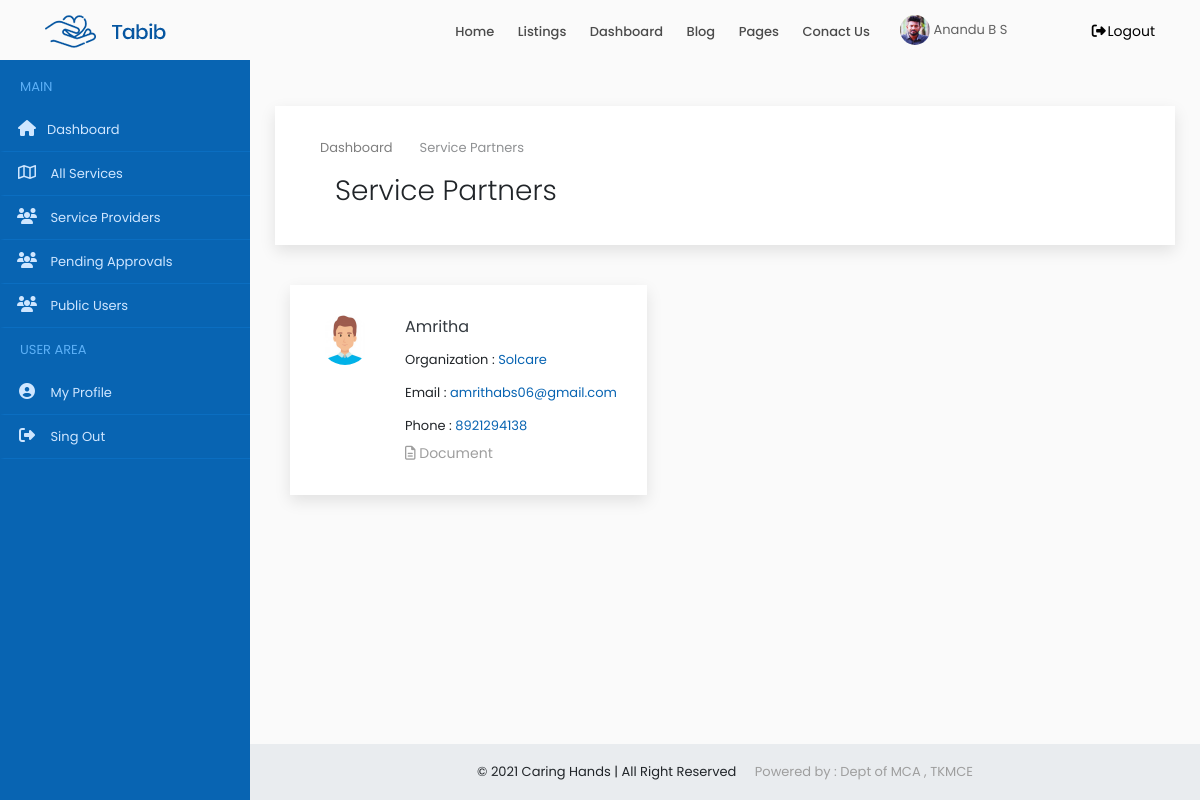
Page /administrator/providers/ (signed in) on the earlier database version.
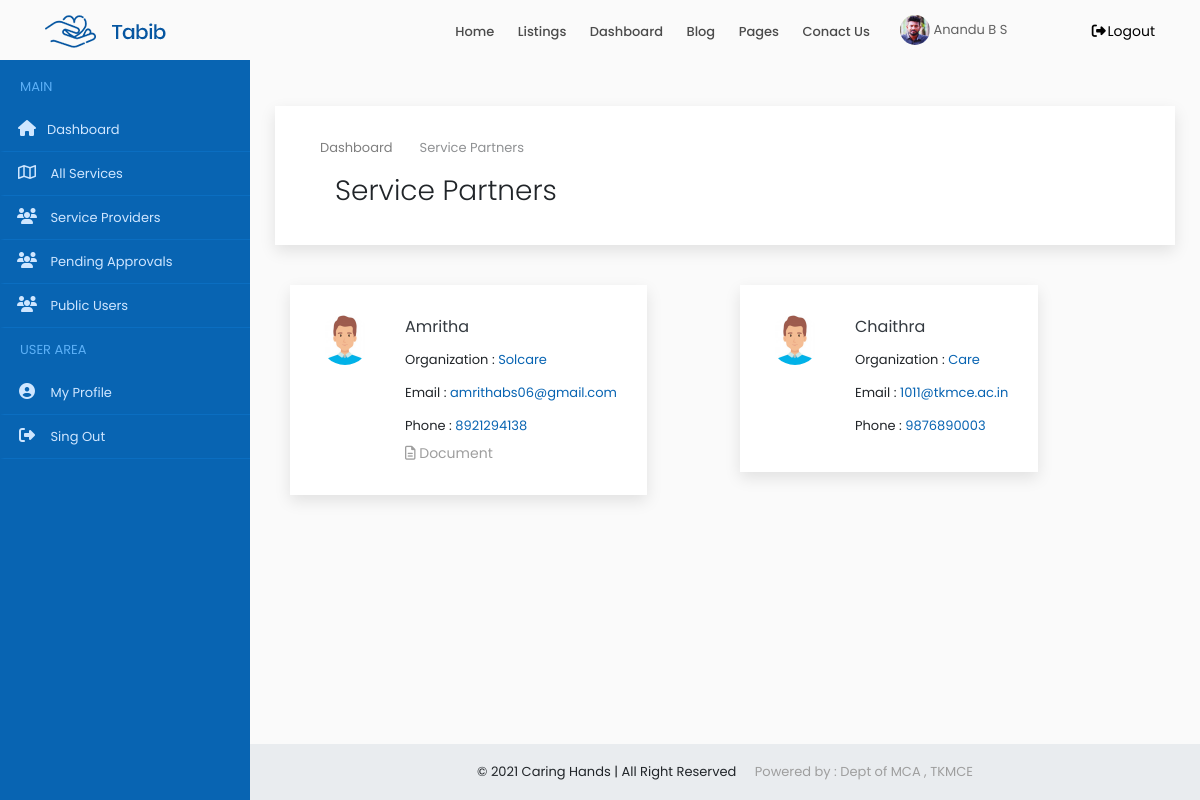
Same page on the later database version.
### accounts/models.py (models this page shows, shortened)
class Users(models.Model):
    user = models.ForeignKey(User,on_delete=models.CASCADE)
    name = models.CharField(max_length=150)
    email = models.EmailField(max_length=200,null=True, blank=True)
    organization = models.CharField(max_length=250,null=True, blank=True)
    mob = models.CharField(max_length=12)
    sex = models.CharField(max_length=10,choices=gender,default='Male')
    house = models.CharField(max_length=100,null=True, blank=True)
    street1 =models.CharField(max_length=100,null=True, blank=True)
    street2 =models.CharField(max_length=100,null=True, blank=True)
    city = models.CharField(max_length=100,null=True, blank=True)
    district = models.CharField(max_length=100,null=True, blank=True)
    state = models.CharField(max_length=100,null=True,choices=states, blank=True)
    pin = models.CharField(max_length=100,null=True,blank=True)
    age = models.IntegerField(null=True, blank=True)
    type = models.CharField(max_length=20,choices=user_type)
    approval = models.CharField(max_length=20,choices=approval_choices,default='Pending')
    document = models.FileField(upload_to='documents',null=True, blank=True)
    profile_picture = models.FileField(upload_to='dp',default='assets/img/user3.png')

### accounts/views.py (the view)
# urls.py: path('administrator/providers/',ViewServiceProviders.as_view(), name='service_providers'),
class ViewServiceProviders(View):
    def get(self, request):
        x = AdminCheck(request)
        if x == True:
            user = request.user
            account = Users.objects.get(user=user)
            sp = Users.objects.filter(type='service_provider',approval='1')
            context = {'account': account,'sp': sp}
            return render(request,'admin/service_providers.html',context)

### accounts/functions.py (called while the page is built)
def AdminCheck(request):
    user = request.user
    if user.is_authenticated:
        try:
            u = Users.objects.get(user=user)
            if u.type == 'admin':
                return (True)
            else:
                return (False)
        except:
            return (False)
    else:
        return (False)

### accounts/templates/admin/service_providers.html (shortened to what this page needs)
{% extends 'common/dashboard_main.html' %}
{% load static %}
{% block content %}
{% include 'common/header.html' %}
{% include 'admin/sidenav.html' %}
<div class="content-wrapper">
<div class="container-fluid overflow-hidden">
    <div class="row margin-tb-90px margin-lr-10px sm-mrl-0px">
        <div id="page-title" class="padding-30px background-white full-width box-shadow">
            <div class="container">
                <ol class="breadcrumb opacity-5">
                    <li><a href="{% url 'home' %}">Dashboard</a></li>
                    <li class="active">Service Partners</li>
                </ol>
                <div class="container-fluid">
                    <div class="row">
                        <div class="col-6">
                            <h1 class="font-weight-300">Service Partners</h1>
                        </div>
                        <div class="col-6">
                        </div>
                    </div>
                </div>
            </div>
        </div>
        <div class="container-fluid">
            <div class="row" style="margin-top:40px">
                {% for i in sp %}
                 <div class="col-lg-6 margin-bottom-45px full-width">
                    <div class="background-white thum-hover box-shadow  hvr-float">
                        <div class="padding-30px full-width">
                            <img src="{{i.profile_picture.url}}" class="float-left margin-right-20px border-radius-60 margin-bottom-20px" alt="" style="width: 50px;height:50px">
                            <div class="margin-left-85px">
                                <a class="d-block text-dark text-medium margin-bottom-5px" href="#">{{i.name|title}} </a>
                                <div class="d-block padding-tb-5px">Organization :  <a href="#" class="text-main-color">{{i.organization|title}}</a></div>
                                <div class="d-block padding-tb-5px">Email :  <a href="#" class="text-main-color">{{i.email}}</a></div>
                                <div class="d-block padding-tb-5px">Phone  :  <a href="#" class="text-main-color">{{i.mob}}</a></div>
                                {% if i.document %}
                                <a href="{{i.document.url}}" target="_blank" class="d-inline-block text-grey-2 text-up-small"><i class="far fa-file-alt"></i> Document</a>
                                {% endif %}
                            </div>
                        </div>
                    </div>
                </div>
                {% empty %}
                <div class="alert alert-danger  margin-bottom-35px border-radius-10 padding-30px">
                    <strong>OOPS!</strong> No Service Providers found
                    <hr>
                    <p class="margin-0px">Add new service providers to be listed out over here.</p>
                </div>
                {% endfor %}
            </div>
        </div>
    </div>
</div>
{% include 'common/small_footer.html' %}
</div>
{% endblock %}

Differences in the rows shown:
added Users: profile_picture (picture), name "Chaithra", organization "Care", email "1011@tkmce.ac.in", mob "9876890003"
